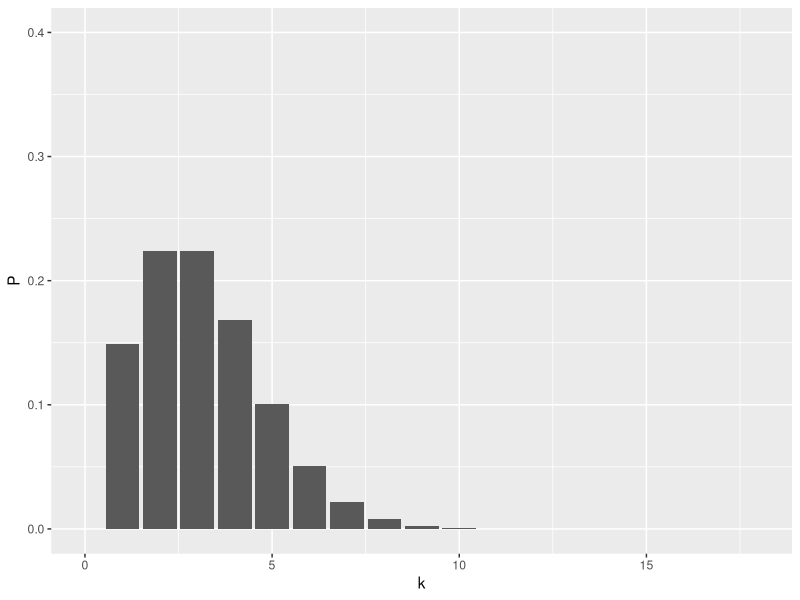
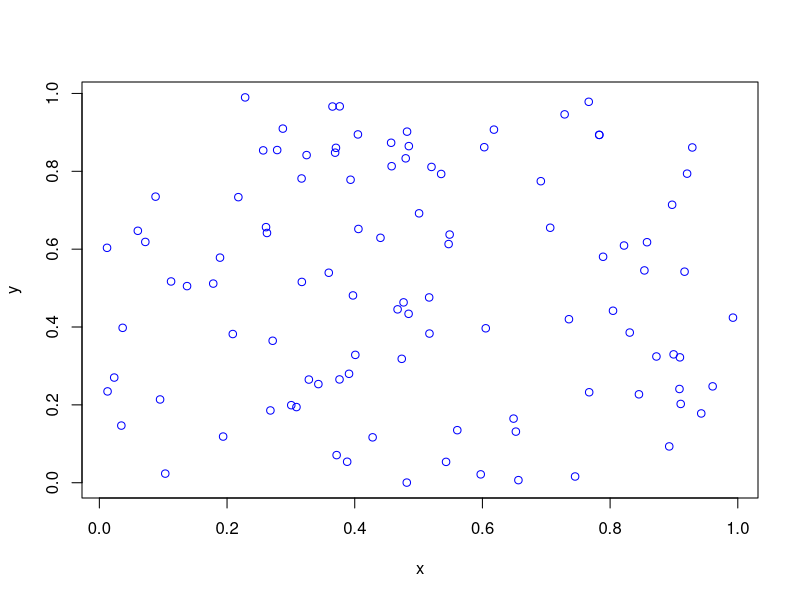
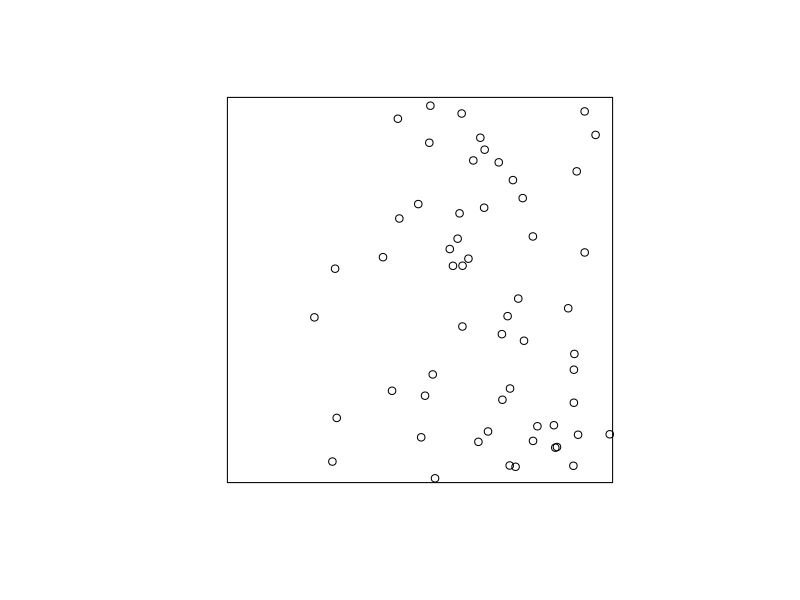
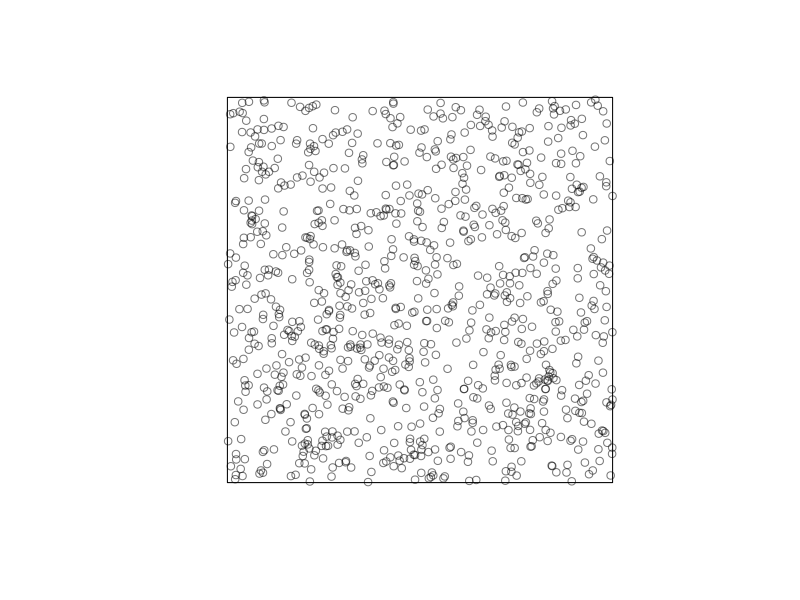
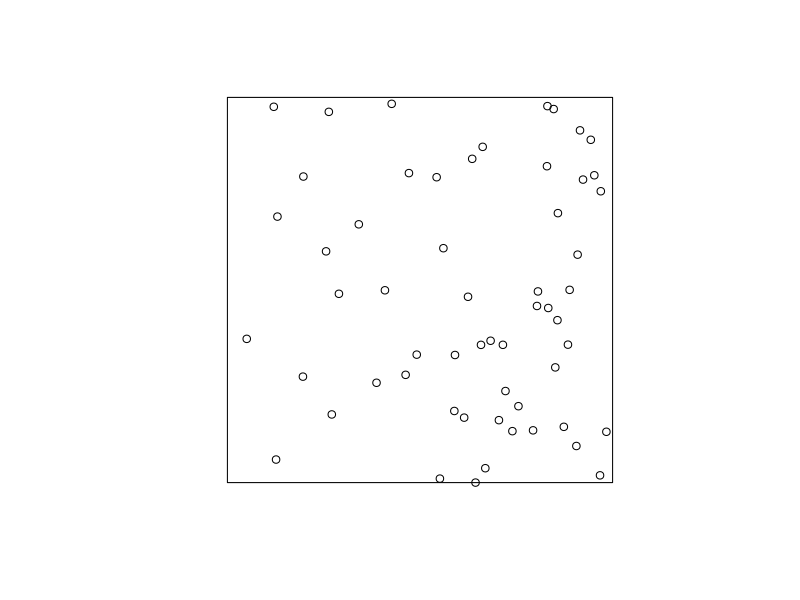
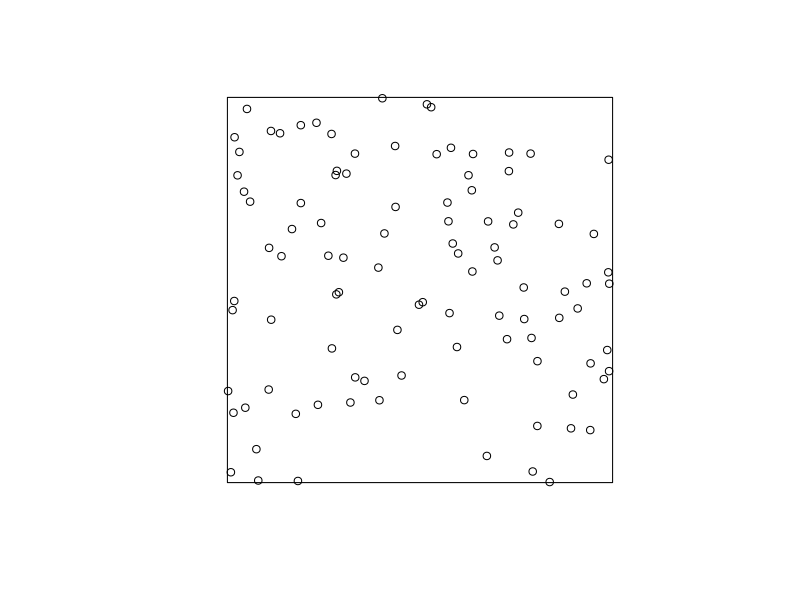
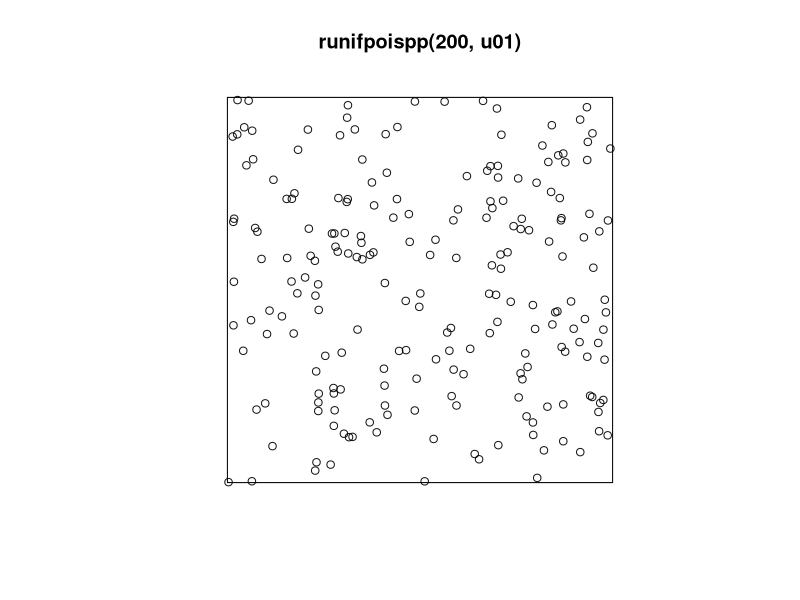

The R script that drew these images, in order:
require(spatstat)
library(ggplot2)

# help(spatstat)
# https://de.wikipedia.org/wiki/Poisson-Verteilung

df <- data.frame(k=integer(),
                 P=integer(), 
                 B=integer()
                 )
n <- 18
L <- 3

poissonFn <- function(lam, k) {
  return(lam ^ k / factorial(k) * exp(-lam))
}
bionemial <- function(n, k, p) {
  return((n/k) * p ^ k * (1-p)^(n-k))
}


for (k in 1:n) {
  df[nrow(df) + 1,] = c(k, poissonFn(L, k), bionemial(n, k, 0.2))
}

# ----

ggplot(df, aes(x=k, y=P)) + 
  geom_bar(stat = "identity") +
  xlim(0, 18) + 
  ylim(0, 0.4)


mypattern <- ppp(df$k, df$P, c(0,18), c(0,0.4))

#plot(mypattern)

#summary(mypattern)

#plot(Kest(mypattern))

#plot(envelope(mypattern,Kest))

#plot(density(mypattern))
#help(density.ppp)


# https://www.programmingr.com/examples/neat-tricks/sample-r-function/rpois-poisson-distribution/
#Simulation window parameters
xMin=0;xMax=1;
yMin=0;yMax=1;
xDelta=xMax-xMin;
yDelta=yMax-yMin; #rectangle dimensions

areaTotal=xDelta*yDelta;

#Point process parameters
lambda=100; #intensity (ie mean density) of the Poisson process

#Simulate Poisson point process
numbPoints=rpois(1,areaTotal*lambda);#Poisson number of points
xx=xDelta*runif(numbPoints)+xMin;#x coordinates of Poisson points
yy=xDelta*runif(numbPoints)+yMin;#y coordinates of Poisson points

#Plotting
# https://stat.ethz.ch/R-manual/R-devel/library/stats/html/Poisson.html
plot(xx,yy,'p',xlab='x',ylab='y',col='blue')

# https://www-ljk.imag.fr/membres/Jean-Francois.Coeurjolly/documents/lecture2.pdf
# inhomogeneous
intenfun <- function(x, y) 100 * x
t <- rpoispp(intenfun, lmax = 200)
plot(t, main = "")

# homogeneous
plot(rpoispp(1000, lmax = 100), main = "")

intenim <- as.im(intenfun, dimyx = c(100, 100), W = unit.square())
plot(rpoispp(intenim), main = "")

# eigene Rechnung: homogeneous
# https://rdrr.io/cran/spatstat.core/src/R/random.R
lambda <- 100
meanN <- lambda * 1*1 # area(box)
n <- rpois(1, meanN) # n, Lambda

le <- poissonFn(10, 100)
P <-  lambda ^ meanN * exp(-lambda)/factorial(meanN)
  

df <- as.data.frame(lambda)

xx <- runif(lambda, -5, 5)
yy <- runif(lambda, -5, 5)
lala <- ppp(xx, yy, window = owin(xrange=c(-5,5), yrange=c(-5,5)), check = FALSE)
plot(lala, main = "", xrange=10, yrange=10)


result <- runifpoispp(50, owin(xrange=c(-5,5), yrange=c(-5,5)), nsim = 5, drop = FALSE)

u01 <- owin(0:1,0:1)
plot(runifpoispp(200, u01)) #uniform Poisson point process
